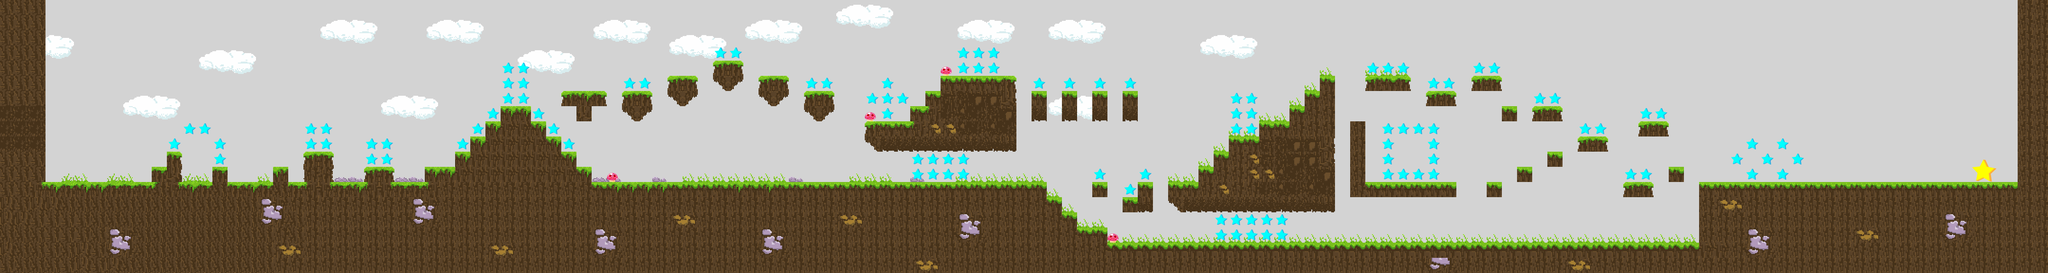

Tiled map render using the project's own tile images. Description and the map definition, with tile-layer contents summarised, below:
An orthogonal 135x18 tile map with 32x32 px tiles, 5 tile layers (Background, CheckPoints, Enemies, Collectibles, ...), 3 tilesets.

<map version="1.0" tiledversion="1.0.3" orientation="orthogonal" renderorder="right-down" width="135" height="18" tilewidth="32" tileheight="32" backgroundcolor="#d3d3d3" nextobjectid="11">
 <properties>
  <property name="Background" value="grassy_mountains.png" />
  <property name="Test" type="int" value="12" />
 </properties>
 <tileset firstgid="1" source="Tiles_64x64.tsx" />
 <tileset firstgid="257" source="lvl1Star.tsx" />
 <tileset firstgid="267" source="CheckPoints.tsx" />
 <layer name="Background" width="135" height="18">
  <data>[2430 cells, 211 non-empty, 12 distinct tile ids]</data>
 </layer>
 <layer name="CheckPoints" width="135" height="18">
  <properties>
   <property name="Blocked" type="bool" value="false" />
  </properties>
  <data>[2430 cells, 0 non-empty, 0 distinct tile ids]</data>
 </layer>
 <layer name="Enemies" width="135" height="18">
  <data>[2430 cells, 4 non-empty, 1 distinct tile ids]</data>
 </layer>
 <layer name="Collectibles" width="135" height="18">
  <data>[2430 cells, 108 non-empty, 2 distinct tile ids]</data>
 </layer>
 <layer name="CollisionLayer" width="135" height="18">
  <data>[2430 cells, 909 non-empty, 39 distinct tile ids]</data>
 </layer>
</map>
